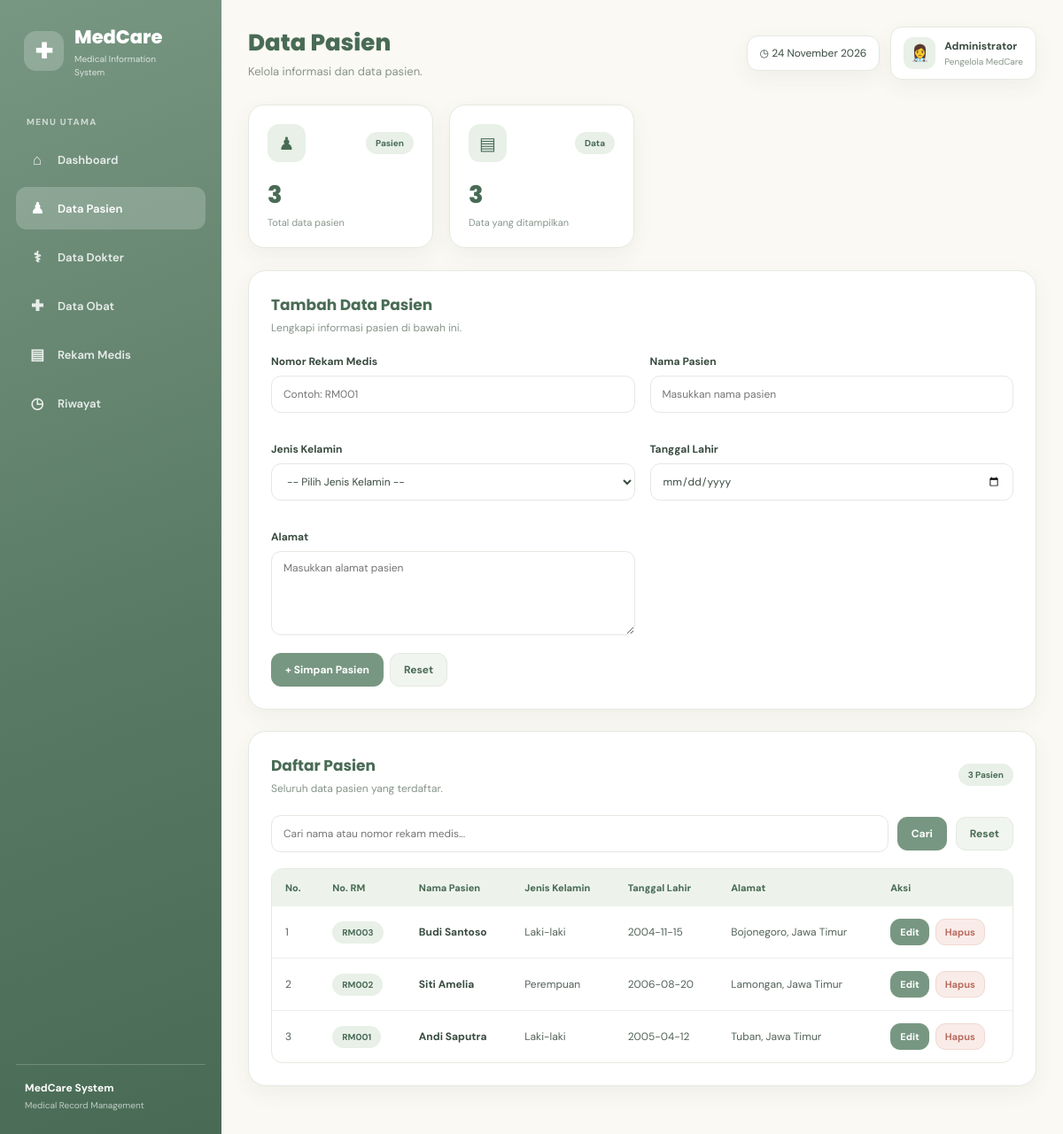
The app's page /pasien.php with its own data.
### tables this page shows
CREATE TABLE `pasien` (
  `id_pasien` int(11) NOT NULL,
  `no_rm` varchar(20) NOT NULL,
  `nama_pasien` varchar(100) NOT NULL,
  `jenis_kelamin` enum('L','P') NOT NULL,
  `tanggal_lahir` date NOT NULL,
  `alamat` text NOT NULL
);

### pasien.php (the view, shortened to what this page needs)
<?php
include 'koneksi.php';
function e($v) {
    return htmlspecialchars((string)$v, ENT_QUOTES, 'UTF-8');
}
$edit = null;
$cari = trim($_GET['cari'] ?? '');
if ($cari !== '') {
    $stmt = mysqli_prepare($koneksi, "SELECT * FROM pasien WHERE nama_pasien LIKE ? OR no_rm LIKE ? ORDER BY id_pasien DESC");
    $keyword = "%$cari%";
    mysqli_stmt_bind_param($stmt, "ss", $keyword, $keyword);
    mysqli_stmt_execute($stmt);
    $data = mysqli_stmt_get_result($stmt);
} else {
    $data = mysqli_query($koneksi, "SELECT * FROM pasien ORDER BY id_pasien DESC");
}
$totalResult = mysqli_query($koneksi, "SELECT COUNT(*) AS total FROM pasien");
$total = (int)(mysqli_fetch_assoc($totalResult)['total'] ?? 0);
$ditampilkan = $data ? mysqli_num_rows($data) : 0;
?>
<!DOCTYPE html>
<html lang="id">
<head>
    <link rel="stylesheet" href="assets/style.css?v=merah-pasien-2026">
</head>
<body>
<div class="dashboard">
<aside class="sidebar">
    <div class="brand">
        <div class="brand-icon">✚</div>
        <div>
            <h2>MedCare</h2>
            <span>Medical Information<br>System</span>
        </div>
    </div>
    <div class="nav-title">MENU UTAMA</div>
    <nav class="nav-menu">
        <a href="index.php"><span class="nav-icon">⌂</span>Dashboard</a>
        <a href="pasien.php" class="active"><span class="nav-icon">♟</span>Data Pasien</a>
        <a href="dokter.php"><span class="nav-icon">⚕</span>Data Dokter</a>
        <a href="obat.php"><span class="nav-icon">✚</span>Data Obat</a>
        <a href="rekam_medis.php"><span class="nav-icon">▤</span>Rekam Medis</a>
        <a href="riwayat.php"><span class="nav-icon">◷</span>Riwayat</a>
    </nav>
    <div class="sidebar-bottom">
        MedCare System
        <small>Medical Record Management</small>
    </div>
</aside>
<main class="main">
<header class="topbar">
    <div class="page-heading">
        <h1>Data Pasien</h1>
        <p>Kelola informasi dan data pasien.</p>
    </div>
    <div class="topbar-right">
        <div class="date-widget">◷ <?= date('d F Y') ?></div>
        <div class="profile">
            <div class="profile-avatar">👩‍⚕️</div>
            <div>
                <strong>Administrator</strong>
                <small>Pengelola MedCare</small>
            </div>
        </div>
    </div>
</header>
<section class="stats">
    <div class="stat-card">
        <div class="stat-top">
            <div class="stat-icon purple">♟</div>
            <span class="badge">Pasien</span>
        </div>
        <h2><?= number_format($total) ?></h2>
        <small>Total data pasien</small>
    </div>
    <div class="stat-card">
        <div class="stat-top">
            <div class="stat-icon green">▤</div>
            <span class="badge">Data</span>
        </div>
        <h2><?= number_format($ditampilkan) ?></h2>
        <small>Data yang ditampilkan</small>
    </div>
</section>
<section class="panel">
    <div class="panel-header">
        <div>
            <h3><?= $edit ? 'Edit Data Pasien' : 'Tambah Data Pasien' ?></h3>
            <p>Lengkapi informasi pasien di bawah ini.</p>
        </div>
    </div>
    <form method="POST">
        <div class="form-grid">
            <div class="form-group">
                <label>Nomor Rekam Medis</label>
                <input type="text" name="no_rm" required
                    value="<?= e($edit['no_rm'] ?? '') ?>"
                    placeholder="Contoh: RM001">
            </div>
            <div class="form-group">
                <label>Nama Pasien</label>
                <input type="text" name="nama_pasien" required
                    value="<?= e($edit['nama_pasien'] ?? '') ?>"
                    placeholder="Masukkan nama pasien">
            </div>
            <div class="form-group">
                <label>Jenis Kelamin</label>
                <select name="jenis_kelamin" required>
                    <option value="">-- Pilih Jenis Kelamin --</option>
                </select>
            </div>
            <div class="form-group">
                <label>Tanggal Lahir</label>
                <input type="date" name="tanggal_lahir" required
                    value="<?= e($edit['tanggal_lahir'] ?? '') ?>">
            </div>
            <div class="form-group">
                <label>Alamat</label>
                <textarea name="alamat" placeholder="Masukkan alamat pasien"><?= e($edit['alamat'] ?? '') ?></textarea>
            </div>
        </div>
        <div class="action-buttons">
            <button type="submit" name="simpan" class="btn btn-primary">
                <?= $edit ? 'Simpan Perubahan' : '+ Simpan Pasien' ?>
            </button>
            <a href="pasien.php" class="btn btn-secondary">Reset</a>
        </div>
    </form>
</section>
<section class="panel">
    <div class="panel-header">
        <div>
            <h3>Daftar Pasien</h3>
            <p>Seluruh data pasien yang terdaftar.</p>
        </div>
        <span class="badge"><?= number_format($total) ?> Pasien</span>
    </div>
    <form method="GET" class="table-search">
        <input type="text" name="cari"
            placeholder="Cari nama atau nomor rekam medis..."
            value="<?= e($cari) ?>">
        <button class="btn btn-primary" type="submit">Cari</button>
        <a href="pasien.php" class="btn btn-secondary">Reset</a>
    </form>
    <div class="table-wrap">
        <table>
            <thead>
                <tr>
                    <th>No.</th>
                    <th>No. RM</th>
                    <th>Nama Pasien</th>
                    <th>Jenis Kelamin</th>
                    <th>Tanggal Lahir</th>
                    <th>Alamat</th>
                    <th>Aksi</th>
                </tr>
            </thead>
            <tbody>
            <?php if ($data && mysqli_num_rows($data) > 0): ?>
                <?php $no = 1; while ($row = mysqli_fetch_assoc($data)): ?>
                <tr>
                    <td><?= $no++ ?></td>
                    <td><span class="badge"><?= e($row['no_rm']) ?></span></td>
                    <td><strong><?= e($row['nama_pasien']) ?></strong></td>
                    <td>
                        <?= ($row['jenis_kelamin'] ?? '') === 'L' ? 'Laki-laki' : (($row['jenis_kelamin'] ?? '') === 'P' ? 'Perempuan' : '-') ?>
                    </td>
                    <td><?= e($row['tanggal_lahir']) ?></td>
                    <td><?= e($row['alamat']) ?></td>
                    <td>
                        <div class="action-buttons">
                            <a class="btn btn-sm btn-primary"
                                href="pasien.php?edit=<?= (int)$row['id_pasien'] ?>">
                                Edit
                            </a>
                            <a class="btn btn-sm btn-danger"
                                href="pasien.php?hapus=<?= (int)$row['id_pasien'] ?>"
                                onclick="return confirm('Hapus data pasien ini?')">
                                Hapus
                            </a>
                        </div>
                    </td>
                </tr>
                <?php endwhile; ?>
            <?php endif; ?>
            </tbody>
        </table>
    </div>
</section>
</main>
</div>
</body>
</html>

### records on screen
pasien: no_rm "RM003", nama_pasien "Budi Santoso", jenis_kelamin "Laki-laki", tanggal_lahir "2004-11-15", alamat "Bojonegoro, Jawa Timur"
pasien: no_rm "RM002", nama_pasien "Siti Amelia", jenis_kelamin "Perempuan", tanggal_lahir "2006-08-20", alamat "Lamongan, Jawa Timur"
pasien: no_rm "RM001", nama_pasien "Andi Saputra", jenis_kelamin "Laki-laki", tanggal_lahir "2005-04-12", alamat "Tuban, Jawa Timur"

### other values on screen
$total "3"
$ditampilkan "3"
